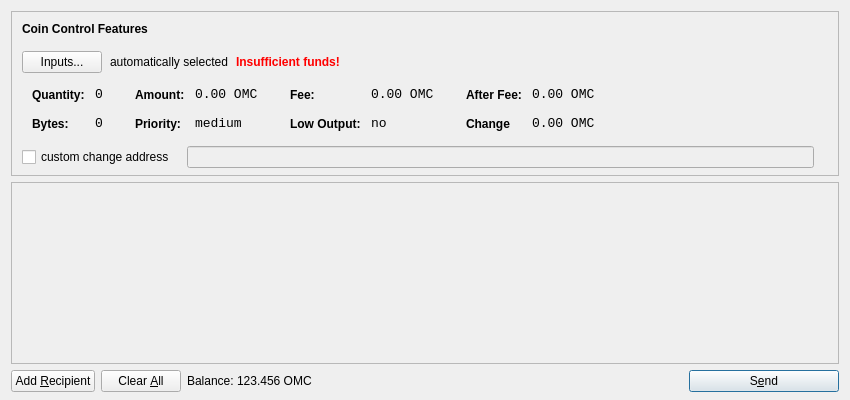
<?xml version="1.0" encoding="UTF-8"?>
<ui version="4.0">
 <class>SendCoinsDialog</class>
 <widget class="QDialog" name="SendCoinsDialog">
  <property name="geometry">
   <rect>
    <x>0</x>
    <y>0</y>
    <width>850</width>
    <height>400</height>
   </rect>
  </property>
  <property name="windowTitle">
   <string>Send Coins</string>
  </property>
  <property name="styleSheet">
   <string notr="true">background-image: url(:/images/gr);</string>
  </property>
  <layout class="QVBoxLayout" name="verticalLayout" stretch="0,1,0">
   <property name="bottomMargin">
    <number>8</number>
   </property>
   <item>
    <widget class="QFrame" name="frameCoinControl">
     <property name="sizePolicy">
      <sizepolicy hsizetype="Expanding" vsizetype="Expanding">
       <horstretch>0</horstretch>
       <verstretch>0</verstretch>
      </sizepolicy>
     </property>
     <property name="maximumSize">
      <size>
       <width>16777215</width>
       <height>16777215</height>
      </size>
     </property>
     <property name="frameShape">
      <enum>QFrame::StyledPanel</enum>
     </property>
     <property name="frameShadow">
      <enum>QFrame::Sunken</enum>
     </property>
     <layout class="QVBoxLayout" name="verticalLayoutCoinControl2">
      <property name="spacing">
       <number>6</number>
      </property>
      <property name="leftMargin">
       <number>0</number>
      </property>
      <property name="topMargin">
       <number>0</number>
      </property>
      <property name="rightMargin">
       <number>0</number>
      </property>
      <property name="bottomMargin">
       <number>6</number>
      </property>
      <item>
       <layout class="QVBoxLayout" name="verticalLayoutCoinControl" stretch="0,0,0,0,1">
        <property name="spacing">
         <number>0</number>
        </property>
        <property name="leftMargin">
         <number>10</number>
        </property>
        <property name="topMargin">
         <number>10</number>
        </property>
        <item>
         <layout class="QHBoxLayout" name="horizontalLayoutCoinControl1">
          <property name="bottomMargin">
           <number>15</number>
          </property>
          <item>
           <widget class="QLabel" name="labelCoinControlFeatures">
            <property name="sizePolicy">
             <sizepolicy hsizetype="Preferred" vsizetype="Maximum">
              <horstretch>0</horstretch>
              <verstretch>0</verstretch>
             </sizepolicy>
            </property>
            <property name="font">
             <font>
              <weight>75</weight>
              <bold>true</bold>
             </font>
            </property>
            <property name="styleSheet">
             <string notr="true">font-weight:bold;</string>
            </property>
            <property name="text">
             <string>Coin Control Features</string>
            </property>
           </widget>
          </item>
         </layout>
        </item>
        <item>
         <layout class="QHBoxLayout" name="horizontalLayoutCoinControl2" stretch="0,0,0,0">
          <property name="spacing">
           <number>8</number>
          </property>
          <property name="bottomMargin">
           <number>10</number>
          </property>
          <item>
           <widget class="QPushButton" name="pushButtonCoinControl">
            <property name="styleSheet">
             <string notr="true"/>
            </property>
            <property name="text">
             <string>Inputs...</string>
            </property>
           </widget>
          </item>
          <item>
           <widget class="QLabel" name="labelCoinControlAutomaticallySelected">
            <property name="text">
             <string>automatically selected</string>
            </property>
            <property name="margin">
             <number>5</number>
            </property>
           </widget>
          </item>
          <item>
           <widget class="QLabel" name="labelCoinControlInsuffFunds">
            <property name="font">
             <font>
              <weight>75</weight>
              <bold>true</bold>
             </font>
            </property>
            <property name="styleSheet">
             <string notr="true">color:red;font-weight:bold;</string>
            </property>
            <property name="text">
             <string>Insufficient funds!</string>
            </property>
            <property name="margin">
             <number>5</number>
            </property>
           </widget>
          </item>
          <item>
           <spacer name="horizontalSpacerCoinControl">
            <property name="orientation">
             <enum>Qt::Horizontal</enum>
            </property>
            <property name="sizeHint" stdset="0">
             <size>
              <width>40</width>
              <height>1</height>
             </size>
            </property>
           </spacer>
          </item>
         </layout>
        </item>
        <item>
         <widget class="QWidget" name="widgetCoinControl" native="true">
          <property name="sizePolicy">
           <sizepolicy hsizetype="Preferred" vsizetype="Preferred">
            <horstretch>0</horstretch>
            <verstretch>0</verstretch>
           </sizepolicy>
          </property>
          <property name="minimumSize">
           <size>
            <width>0</width>
            <height>0</height>
           </size>
          </property>
          <property name="styleSheet">
           <string notr="true"/>
          </property>
          <layout class="QHBoxLayout" name="horizontalLayoutCoinControl5">
           <property name="leftMargin">
            <number>0</number>
           </property>
           <property name="topMargin">
            <number>0</number>
           </property>
           <property name="rightMargin">
            <number>0</number>
           </property>
           <property name="bottomMargin">
            <number>0</number>
           </property>
           <item>
            <layout class="QHBoxLayout" name="horizontalLayoutCoinControl3" stretch="0,0,0,1">
             <property name="spacing">
              <number>20</number>
             </property>
             <property name="topMargin">
              <number>0</number>
             </property>
             <property name="bottomMargin">
              <number>10</number>
             </property>
             <item>
              <layout class="QFormLayout" name="formLayoutCoinControl1">
               <property name="horizontalSpacing">
                <number>10</number>
               </property>
               <property name="verticalSpacing">
                <number>14</number>
               </property>
               <property name="leftMargin">
                <number>10</number>
               </property>
               <property name="topMargin">
                <number>4</number>
               </property>
               <property name="rightMargin">
                <number>6</number>
               </property>
               <item row="0" column="0">
                <widget class="QLabel" name="labelCoinControlQuantityText">
                 <property name="styleSheet">
                  <string notr="true">font-weight:bold;</string>
                 </property>
                 <property name="text">
                  <string>Quantity:</string>
                 </property>
                 <property name="margin">
                  <number>0</number>
                 </property>
                </widget>
               </item>
               <item row="0" column="1">
                <widget class="QLabel" name="labelCoinControlQuantity">
                 <property name="font">
                  <font>
                   <family>Monospace</family>
                   <pointsize>10</pointsize>
                  </font>
                 </property>
                 <property name="cursor">
                  <cursorShape>IBeamCursor</cursorShape>
                 </property>
                 <property name="contextMenuPolicy">
                  <enum>Qt::ActionsContextMenu</enum>
                 </property>
                 <property name="text">
                  <string>0</string>
                 </property>
                 <property name="margin">
                  <number>0</number>
                 </property>
                 <property name="textInteractionFlags">
                  <set>Qt::LinksAccessibleByMouse|Qt::TextSelectableByKeyboard|Qt::TextSelectableByMouse</set>
                 </property>
                </widget>
               </item>
               <item row="1" column="0">
                <widget class="QLabel" name="labelCoinControlBytesText">
                 <property name="styleSheet">
                  <string notr="true">font-weight:bold;</string>
                 </property>
                 <property name="text">
                  <string>Bytes:</string>
                 </property>
                </widget>
               </item>
               <item row="1" column="1">
                <widget class="QLabel" name="labelCoinControlBytes">
                 <property name="font">
                  <font>
                   <family>Monospace</family>
                   <pointsize>10</pointsize>
                  </font>
                 </property>
                 <property name="cursor">
                  <cursorShape>IBeamCursor</cursorShape>
                 </property>
                 <property name="contextMenuPolicy">
                  <enum>Qt::ActionsContextMenu</enum>
                 </property>
                 <property name="text">
                  <string>0</string>
                 </property>
                 <property name="textInteractionFlags">
                  <set>Qt::LinksAccessibleByMouse|Qt::TextSelectableByKeyboard|Qt::TextSelectableByMouse</set>
                 </property>
                </widget>
               </item>
              </layout>
             </item>
             <item>
              <layout class="QFormLayout" name="formLayoutCoinControl2">
               <property name="horizontalSpacing">
                <number>10</number>
               </property>
               <property name="verticalSpacing">
                <number>14</number>
               </property>
               <property name="leftMargin">
                <number>6</number>
               </property>
               <property name="topMargin">
                <number>4</number>
               </property>
               <property name="rightMargin">
                <number>6</number>
               </property>
               <item row="0" column="0">
                <widget class="QLabel" name="labelCoinControlAmountText">
                 <property name="styleSheet">
                  <string notr="true">font-weight:bold;</string>
                 </property>
                 <property name="text">
                  <string>Amount:</string>
                 </property>
                 <property name="margin">
                  <number>0</number>
                 </property>
                </widget>
               </item>
               <item row="0" column="1">
                <widget class="QLabel" name="labelCoinControlAmount">
                 <property name="font">
                  <font>
                   <family>Monospace</family>
                   <pointsize>10</pointsize>
                  </font>
                 </property>
                 <property name="cursor">
                  <cursorShape>IBeamCursor</cursorShape>
                 </property>
                 <property name="contextMenuPolicy">
                  <enum>Qt::ActionsContextMenu</enum>
                 </property>
                 <property name="text">
                  <string>0.00 OMC</string>
                 </property>
                 <property name="textInteractionFlags">
                  <set>Qt::LinksAccessibleByMouse|Qt::TextSelectableByKeyboard|Qt::TextSelectableByMouse</set>
                 </property>
                </widget>
               </item>
               <item row="1" column="0">
                <widget class="QLabel" name="labelCoinControlPriorityText">
                 <property name="styleSheet">
                  <string notr="true">font-weight:bold;</string>
                 </property>
                 <property name="text">
                  <string>Priority:</string>
                 </property>
                </widget>
               </item>
               <item row="1" column="1">
                <widget class="QLabel" name="labelCoinControlPriority">
                 <property name="font">
                  <font>
                   <family>Monospace</family>
                   <pointsize>10</pointsize>
                  </font>
                 </property>
                 <property name="cursor">
                  <cursorShape>IBeamCursor</cursorShape>
                 </property>
                 <property name="contextMenuPolicy">
                  <enum>Qt::ActionsContextMenu</enum>
                 </property>
                 <property name="text">
                  <string>medium</string>
                 </property>
                 <property name="textInteractionFlags">
                  <set>Qt::LinksAccessibleByMouse|Qt::TextSelectableByKeyboard|Qt::TextSelectableByMouse</set>
                 </property>
                </widget>
               </item>
              </layout>
             </item>
             <item>
              <layout class="QFormLayout" name="formLayoutCoinControl3">
               <property name="horizontalSpacing">
                <number>10</number>
               </property>
               <property name="verticalSpacing">
                <number>14</number>
               </property>
               <property name="leftMargin">
                <number>6</number>
               </property>
               <property name="topMargin">
                <number>4</number>
               </property>
               <property name="rightMargin">
                <number>6</number>
               </property>
               <item row="0" column="0">
                <widget class="QLabel" name="labelCoinControlFeeText">
                 <property name="styleSheet">
                  <string notr="true">font-weight:bold;</string>
                 </property>
                 <property name="text">
                  <string>Fee:</string>
                 </property>
                 <property name="margin">
                  <number>0</number>
                 </property>
                </widget>
               </item>
               <item row="0" column="1">
                <widget class="QLabel" name="labelCoinControlFee">
                 <property name="font">
                  <font>
                   <family>Monospace</family>
                   <pointsize>10</pointsize>
                  </font>
                 </property>
                 <property name="cursor">
                  <cursorShape>IBeamCursor</cursorShape>
                 </property>
                 <property name="contextMenuPolicy">
                  <enum>Qt::ActionsContextMenu</enum>
                 </property>
                 <property name="text">
                  <string>0.00 OMC</string>
                 </property>
                 <property name="textInteractionFlags">
                  <set>Qt::LinksAccessibleByMouse|Qt::TextSelectableByKeyboard|Qt::TextSelectableByMouse</set>
                 </property>
                </widget>
               </item>
               <item row="1" column="0">
                <widget class="QLabel" name="labelCoinControlLowOutputText">
                 <property name="styleSheet">
                  <string notr="true">font-weight:bold;</string>
                 </property>
                 <property name="text">
                  <string>Low Output:</string>
                 </property>
                </widget>
               </item>
               <item row="1" column="1">
                <widget class="QLabel" name="labelCoinControlLowOutput">
                 <property name="font">
                  <font>
                   <family>Monospace</family>
                   <pointsize>10</pointsize>
                  </font>
                 </property>
                 <property name="cursor">
                  <cursorShape>IBeamCursor</cursorShape>
                 </property>
                 <property name="contextMenuPolicy">
                  <enum>Qt::ActionsContextMenu</enum>
                 </property>
                 <property name="text">
                  <string>no</string>
                 </property>
                 <property name="textInteractionFlags">
                  <set>Qt::LinksAccessibleByMouse|Qt::TextSelectableByKeyboard|Qt::TextSelectableByMouse</set>
                 </property>
                </widget>
               </item>
              </layout>
             </item>
             <item>
              <layout class="QFormLayout" name="formLayoutCoinControl4">
               <property name="horizontalSpacing">
                <number>10</number>
               </property>
               <property name="verticalSpacing">
                <number>14</number>
               </property>
               <property name="leftMargin">
                <number>6</number>
               </property>
               <property name="topMargin">
                <number>4</number>
               </property>
               <property name="rightMargin">
                <number>6</number>
               </property>
               <item row="0" column="0">
                <widget class="QLabel" name="labelCoinControlAfterFeeText">
                 <property name="styleSheet">
                  <string notr="true">font-weight:bold;</string>
                 </property>
                 <property name="text">
                  <string>After Fee:</string>
                 </property>
                 <property name="margin">
                  <number>0</number>
                 </property>
                </widget>
               </item>
               <item row="0" column="1">
                <widget class="QLabel" name="labelCoinControlAfterFee">
                 <property name="font">
                  <font>
                   <family>Monospace</family>
                   <pointsize>10</pointsize>
                  </font>
                 </property>
                 <property name="cursor">
                  <cursorShape>IBeamCursor</cursorShape>
                 </property>
                 <property name="contextMenuPolicy">
                  <enum>Qt::ActionsContextMenu</enum>
                 </property>
                 <property name="text">
                  <string>0.00 OMC</string>
                 </property>
                 <property name="textInteractionFlags">
                  <set>Qt::LinksAccessibleByMouse|Qt::TextSelectableByKeyboard|Qt::TextSelectableByMouse</set>
                 </property>
                </widget>
               </item>
               <item row="1" column="0">
                <widget class="QLabel" name="labelCoinControlChangeText">
                 <property name="styleSheet">
                  <string notr="true">font-weight:bold;</string>
                 </property>
                 <property name="text">
                  <string>Change</string>
                 </property>
                </widget>
               </item>
               <item row="1" column="1">
                <widget class="QLabel" name="labelCoinControlChange">
                 <property name="font">
                  <font>
                   <family>Monospace</family>
                   <pointsize>10</pointsize>
                  </font>
                 </property>
                 <property name="cursor">
                  <cursorShape>IBeamCursor</cursorShape>
                 </property>
                 <property name="contextMenuPolicy">
                  <enum>Qt::ActionsContextMenu</enum>
                 </property>
                 <property name="text">
                  <string>0.00 OMC</string>
                 </property>
                 <property name="textInteractionFlags">
                  <set>Qt::LinksAccessibleByMouse|Qt::TextSelectableByKeyboard|Qt::TextSelectableByMouse</set>
                 </property>
                </widget>
               </item>
              </layout>
             </item>
            </layout>
           </item>
          </layout>
         </widget>
        </item>
        <item>
         <layout class="QHBoxLayout" name="horizontalLayoutCoinControl4" stretch="0,0,0">
          <property name="spacing">
           <number>12</number>
          </property>
          <property name="sizeConstraint">
           <enum>QLayout::SetDefaultConstraint</enum>
          </property>
          <property name="topMargin">
           <number>5</number>
          </property>
          <property name="rightMargin">
           <number>5</number>
          </property>
          <item>
           <widget class="QCheckBox" name="checkBoxCoinControlChange">
            <property name="text">
             <string>custom change address</string>
            </property>
           </widget>
          </item>
          <item>
           <widget class="QLineEdit" name="lineEditCoinControlChange">
            <property name="enabled">
             <bool>false</bool>
            </property>
            <property name="sizePolicy">
             <sizepolicy hsizetype="Expanding" vsizetype="Fixed">
              <horstretch>0</horstretch>
              <verstretch>0</verstretch>
             </sizepolicy>
            </property>
           </widget>
          </item>
          <item>
           <widget class="QLabel" name="labelCoinControlChangeLabel">
            <property name="sizePolicy">
             <sizepolicy hsizetype="Preferred" vsizetype="Expanding">
              <horstretch>0</horstretch>
              <verstretch>0</verstretch>
             </sizepolicy>
            </property>
            <property name="minimumSize">
             <size>
              <width>0</width>
              <height>0</height>
             </size>
            </property>
            <property name="text">
             <string/>
            </property>
            <property name="margin">
             <number>3</number>
            </property>
           </widget>
          </item>
         </layout>
        </item>
        <item>
         <spacer name="verticalSpacerCoinControl">
          <property name="orientation">
           <enum>Qt::Vertical</enum>
          </property>
          <property name="sizeHint" stdset="0">
           <size>
            <width>800</width>
            <height>1</height>
           </size>
          </property>
         </spacer>
        </item>
       </layout>
      </item>
     </layout>
    </widget>
   </item>
   <item>
    <widget class="QScrollArea" name="scrollArea">
     <property name="widgetResizable">
      <bool>true</bool>
     </property>
     <widget class="QWidget" name="scrollAreaWidgetContents">
      <property name="geometry">
       <rect>
        <x>0</x>
        <y>0</y>
        <width>830</width>
        <height>172</height>
       </rect>
      </property>
      <layout class="QVBoxLayout" name="verticalLayout_2">
       <property name="leftMargin">
        <number>0</number>
       </property>
       <property name="topMargin">
        <number>0</number>
       </property>
       <property name="rightMargin">
        <number>0</number>
       </property>
       <property name="bottomMargin">
        <number>0</number>
       </property>
       <item>
        <layout class="QVBoxLayout" name="entries">
         <property name="spacing">
          <number>6</number>
         </property>
        </layout>
       </item>
       <item>
        <spacer name="verticalSpacer">
         <property name="orientation">
          <enum>Qt::Vertical</enum>
         </property>
         <property name="sizeHint" stdset="0">
          <size>
           <width>20</width>
           <height>40</height>
          </size>
         </property>
        </spacer>
       </item>
      </layout>
     </widget>
    </widget>
   </item>
   <item>
    <layout class="QHBoxLayout" name="horizontalLayout">
     <item>
      <widget class="QPushButton" name="addButton">
       <property name="toolTip">
        <string>Send to multiple recipients at once</string>
       </property>
       <property name="text">
        <string>Add &amp;Recipient</string>
       </property>
       <property name="icon">
        <iconset resource="../bitcoin.qrc">
         <normaloff>:/icons/add</normaloff>:/icons/add</iconset>
       </property>
       <property name="autoDefault">
        <bool>false</bool>
       </property>
      </widget>
     </item>
     <item>
      <widget class="QPushButton" name="clearButton">
       <property name="sizePolicy">
        <sizepolicy hsizetype="Minimum" vsizetype="Fixed">
         <horstretch>0</horstretch>
         <verstretch>0</verstretch>
        </sizepolicy>
       </property>
       <property name="toolTip">
        <string>Remove all transaction fields</string>
       </property>
       <property name="text">
        <string>Clear &amp;All</string>
       </property>
       <property name="icon">
        <iconset resource="../bitcoin.qrc">
         <normaloff>:/icons/remove</normaloff>:/icons/remove</iconset>
       </property>
       <property name="autoRepeatDelay">
        <number>300</number>
       </property>
       <property name="autoDefault">
        <bool>false</bool>
       </property>
      </widget>
     </item>
     <item>
      <layout class="QHBoxLayout" name="horizontalLayout_2">
       <property name="spacing">
        <number>3</number>
       </property>
       <item>
        <widget class="QLabel" name="label">
         <property name="sizePolicy">
          <sizepolicy hsizetype="Preferred" vsizetype="Fixed">
           <horstretch>0</horstretch>
           <verstretch>0</verstretch>
          </sizepolicy>
         </property>
         <property name="text">
          <string>Balance:</string>
         </property>
        </widget>
       </item>
       <item>
        <widget class="QLabel" name="labelBalance">
         <property name="sizePolicy">
          <sizepolicy hsizetype="Preferred" vsizetype="Fixed">
           <horstretch>0</horstretch>
           <verstretch>0</verstretch>
          </sizepolicy>
         </property>
         <property name="cursor">
          <cursorShape>IBeamCursor</cursorShape>
         </property>
         <property name="text">
          <string>123.456 OMC</string>
         </property>
         <property name="textInteractionFlags">
          <set>Qt::LinksAccessibleByMouse|Qt::TextSelectableByKeyboard|Qt::TextSelectableByMouse</set>
         </property>
        </widget>
       </item>
      </layout>
     </item>
     <item>
      <spacer name="horizontalSpacer">
       <property name="orientation">
        <enum>Qt::Horizontal</enum>
       </property>
       <property name="sizeHint" stdset="0">
        <size>
         <width>40</width>
         <height>20</height>
        </size>
       </property>
      </spacer>
     </item>
     <item>
      <widget class="QPushButton" name="sendButton">
       <property name="minimumSize">
        <size>
         <width>150</width>
         <height>0</height>
        </size>
       </property>
       <property name="toolTip">
        <string>Confirm the send action</string>
       </property>
       <property name="text">
        <string>S&amp;end</string>
       </property>
       <property name="icon">
        <iconset resource="../bitcoin.qrc">
         <normaloff>:/icons/send</normaloff>:/icons/send</iconset>
       </property>
       <property name="default">
        <bool>true</bool>
       </property>
      </widget>
     </item>
    </layout>
   </item>
  </layout>
 </widget>
 <resources>
  <include location="../bitcoin.qrc"/>
 </resources>
 <connections/>
</ui>
